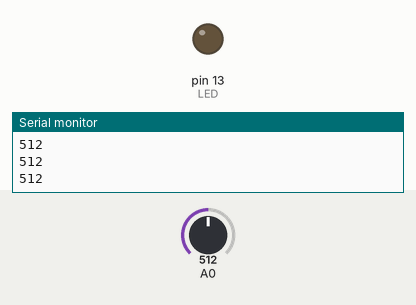
Simulated run of this sketch. Board: Arduino Uno, built with avr-gcc and run on an emulated ATmega328P. On the bench: output pins drawn as LEDs (lit = HIGH), the last lines printed to the serial monitor. The test bench sets the inputs (shaded band); at power-on: A0 = 512.

Above: at 1.2 s.
1.3 s: A0 set to 981
2.8 s: A0 set to 1015
At 4.0 s:
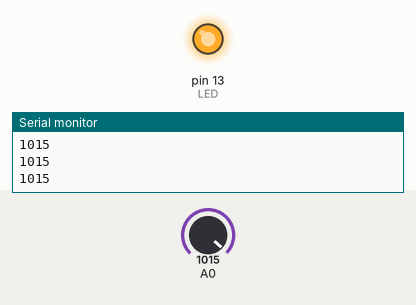
4.3 s: A0 set to 990
At 5.2 s:
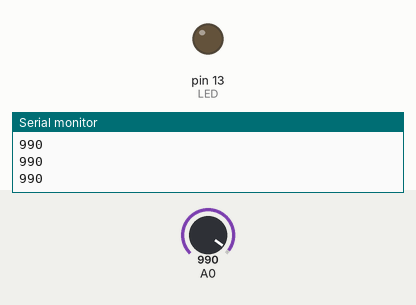
5.8 s: A0 set to 1010
At 6.4 s:
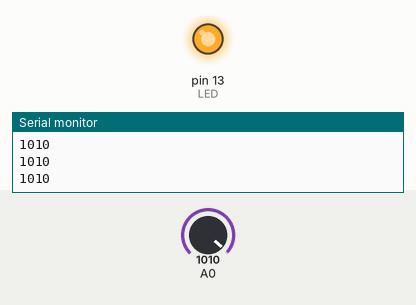
Timing chart, 0 to 8.3 s (numbered marks = the images above; inputs shaded):
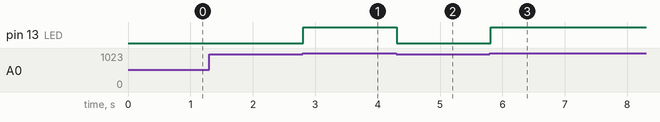

Measured:
- the behaviour switches between 999 and 1000 on A0 (found by bisection; images 0 and 1)
- after the input at 2.8 s, pin 13 (LED): LOW → HIGH at once
- after the input at 4.3 s, pin 13 (LED): HIGH → LOW at once
- after the input at 5.8 s, pin 13 (LED): LOW → HIGH at once

The sketch:

Project_09.ino
```cpp
// Project 9– Light the lamp

int LED = 13;     //define LED digital pin 13
int val = 0;      //define the voltage value of photo diode in digital pin 0

void setup(){
  pinMode(LED,OUTPUT);  // Configure LED as output mode
  Serial.begin(115200);   // Configure baud rate 115200
}

void loop(){
  val = analogRead(0); // Read voltage value ranging from 0 -1023
  Serial.println(val); // read voltage value from serial monitor

  if(val<1000){        // If lower than 1000, turn off LED
    digitalWrite(LED,LOW);
  } else{                     // Otherwise turn on LED
    digitalWrite(LED,HIGH);
  }
  delay(10);                  // delay for 10ms
}
```
